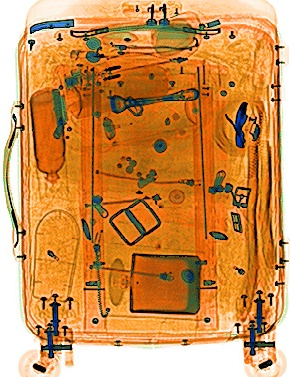
#> input picture BAGGAGE_20180811_175323_83216_B_1.jpg, 290 x 377 px, found by its file name
$ jupyter execute --allow-errors Image_manipulation_assign.ipynb   (text cells are left out)
#> lines starting #> are read from the running program, lines starting #| are printed output that depends on the picture; after the words box and inside, x2 and y2 are one past the last pixel; in counts of white or black regions, pixels touching at a corner belong together; pictures that were not available may be replaced by others from this repository, and a replacement may not be noted
[cell 1]
import cv2 as cv
import numpy as np
import matplotlib.pyplot as plt
from google.colab.patches import cv2_imshow
from PIL import Image

[cell 2]
threat_file='/content/BAGGAGE_20170522_113049_80428_A.jpg'
baggage_file='/content/BAGGAGE_20180811_175323_83216_B_1.jpg'

bag_image=cv.imread(baggage_file)
#> bag_image is the input picture: shape (377, 290, 3); mean B, G, R 80.9, 143.2, 205.4
threat_image=cv.imread(threat_file)
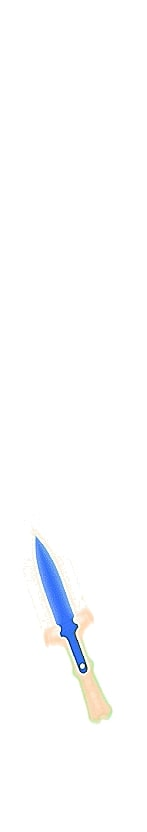
#> input picture BAGGAGE_20170523_085803_80428_D.jpg, 147 x 832 px, given in place of BAGGAGE_20170522_113049_80428_A.jpg, which was not available
#> threat_image is the input picture: shape (832, 147, 3); mean B, G, R 253.2, 252.3, 251.7

[cell 3]
#function for image rotation
def rotate(image,angle):
#> called with angle = -45
    dimensions=(image.shape[1],image.shape[0])
#> dimensions = (147, 832)
    rotation_matrix=cv.getRotationMatrix2D((image.shape[1]//2,image.shape[0]//2),angle,scale=1)
    rotate_image=cv.warpAffine(image,rotation_matrix,dimensions)
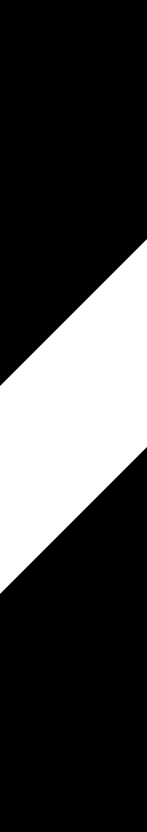
#> rotate_image: shape (832, 147, 3); min 0, max 255, mean 63.7
    return rotate_image

[cell 4]
#creating a mask for the threat image
def transform_mask(img,resize_factor,lowerlim=230,upperlim=255):
    #resizing the image
#> called with resize_factor = 0.5, lowerlim = 230, upperlim = 255
    image_res=cv.resize(img,(0,0),fx=resize_factor,fy=resize_factor)

    lower_limit=np.array([230,230,230])
    upper_limit=np.array([255,255,255])
    mask=cv.inRange(image_res,lower_limit,upper_limit)
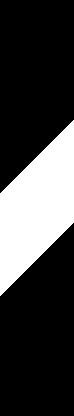
#> mask: shape (416, 74); 24.8% white; 1 white region, box (x1, y1, x2, y2) and area: (0, 120, 74, 296) 7622
    #invert the colours of mask#
    mask_invert=(255-mask)
    return image_res,mask_invert

[cell 5]
rotate_img=rotate(threat_image,angle=-45)

image_resized,mask=transform_mask(rotate_img,resize_factor=0.5)
cv.imwrite('resized_img.png',image_resized)
cv.imwrite('mask.png',mask)
#> Out = True

[cell 6]
#importing the images in PIL.Image format
bag=Image.open(baggage_file)
threat=Image.open(threat_file)
##masked_filter also imported by PIL.Image
mask_filter=Image.open('/content/mask.png')

#Pasting the threat_image on baggage_image
#> (the rest of this cell did not finish here and is left out)
